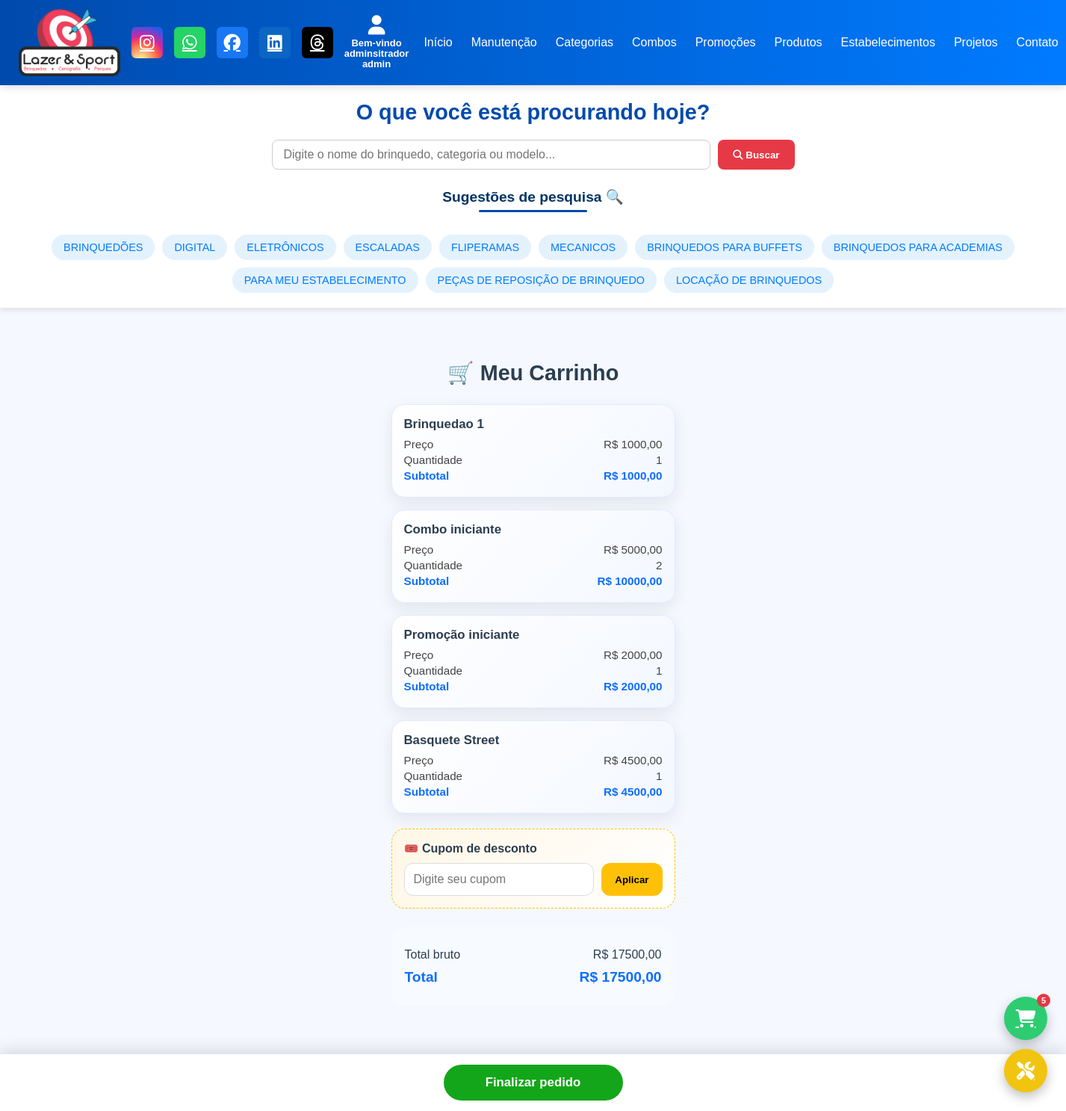
/carrinho/ (signed in), run on an earlier commit of the app's database.
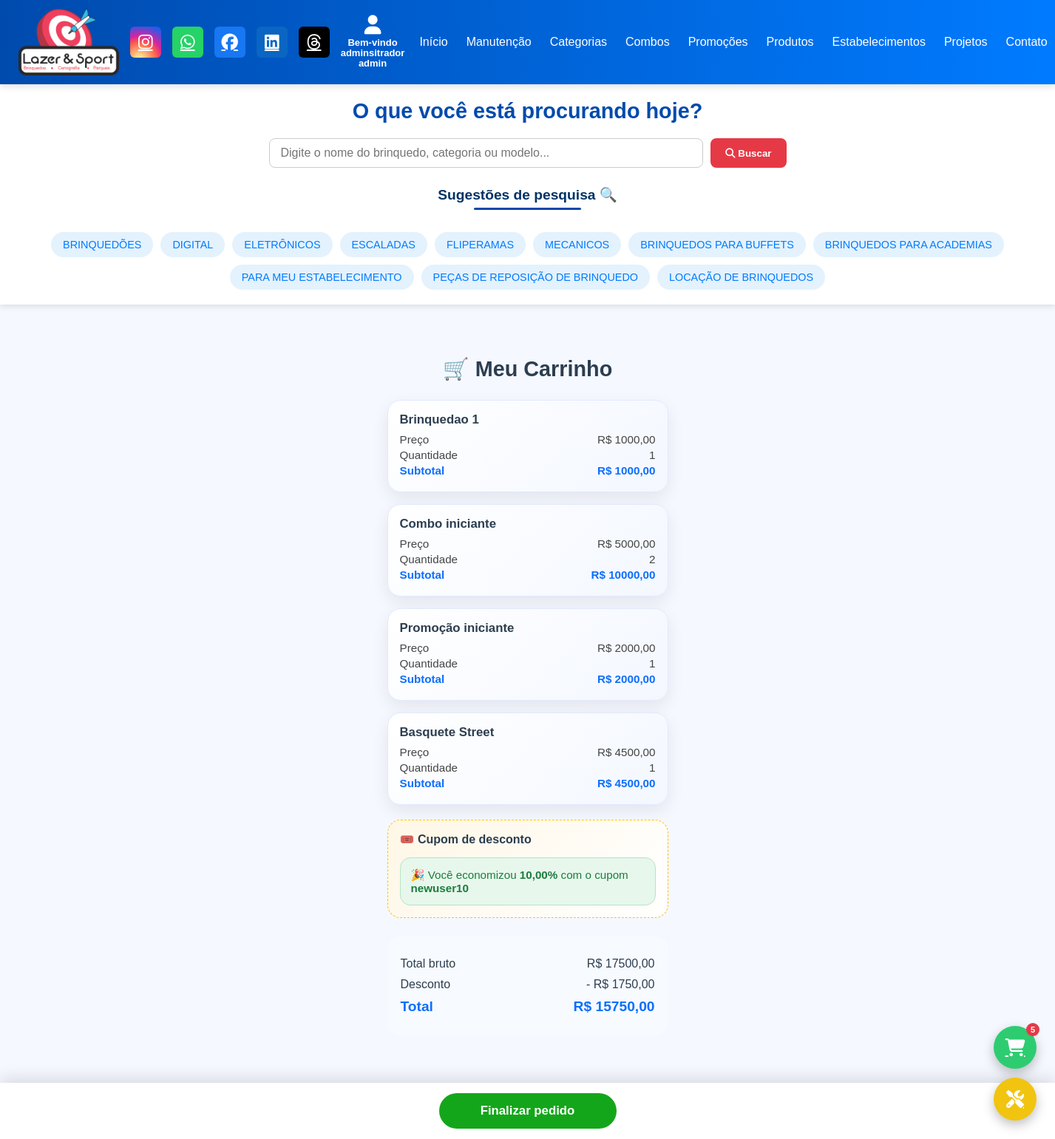
And on a later commit of the database.
### core/models.py (models this page shows, shortened)
class Prime(models.Model):
    ativo = models.BooleanField(default=True)
    criacao = models.DateTimeField(auto_now_add=True, null=True)
    atualizado = models.DateTimeField(auto_now=True, null=True)
    class Meta:
        abstract = True

class Carrinho(Prime):
    cliente = models.ForeignKey(
        ClientePerfil,
        on_delete=models.CASCADE,
        related_name='carrinhos',
        null=True
    )
    cupom = models.ForeignKey(
        Cupom,
        on_delete=models.SET_NULL,
        null=True,
        blank=True,
        related_name='carrinhos'
    )
    @property
    def total_bruto(self):
        return round(sum(item.subtotal for item in self.itens.all()), 2)
    @property
    def valor_desconto(self):
        if not self.cupom:
            return Decimal('0.00')
        percentual = self.cupom.desconto_percentual  # ex: Decimal('10.00')
        desconto = (self.total_bruto * percentual) / Decimal('100')
        return desconto.quantize(Decimal('0.01'))
    @property
    def total_liquido(self):
        return (self.total_bruto - self.valor_desconto).quantize(Decimal('0.01'))

class ItemCarrinho(Prime):
    carrinho = models.ForeignKey(
        Carrinho,
        on_delete=models.CASCADE,
        related_name='itens'
    )
    content_type = models.ForeignKey(ContentType, on_delete=models.CASCADE)
    object_id = models.PositiveIntegerField()
    item = GenericForeignKey('content_type', 'object_id')
    quantidade = models.PositiveIntegerField(default=1)
    @property
    def preco_unitario(self):
        if hasattr(self.item, 'valor_brinquedo'):
            return self.item.valor_brinquedo
        if hasattr(self.item, 'valor_combo'):
            return self.item.valor_combo
        if hasattr(self.item, 'preco_promocao'):
            return self.item.preco_promocao
        return 0
    @property
    def subtotal(self):
        return round(self.preco_unitario * self.quantidade, 2)

class Brinquedos(Prime):
    nome_brinquedo = models.CharField(max_length=150)
    imagem_brinquedo = models.ImageField(upload_to='imagens_brinquedos', blank=True, null=True)
    descricao = models.CharField(max_length=999)
    valor_brinquedo = models.DecimalField(max_digits=10, decimal_places=2, null=True, blank=True)
    avaliacao = models.DecimalField(decimal_places=2, max_digits=6)
    categorias_brinquedos = models.ManyToManyField(
        CategoriasBrinquedos,
        related_name='brinquedos'
    )
    tags = models.ManyToManyField(
        TagsBrinquedos,
        related_name='brinquedos_tags'
    )
    estabelecimentos = models.ManyToManyField(
        Estabelecimentos,
        related_name='brinquedos',
        blank=True
    )
    voltz = models.CharField(max_length=10)
    altura_m = models.DecimalField(max_digits=6, decimal_places=2, blank=True, null=True)
    largura_m = models.DecimalField(max_digits=6, decimal_places=2, blank=True, null=True)
    profundidade_m = models.DecimalField(max_digits=6, decimal_places=2, blank=True, null=True)
    def __str__(self):
        return self.nome_brinquedo
    class Meta:
        verbose_name = "Brinquedo"
        verbose_name_plural = "Brinquedos"

class Combos(Prime):
    descricao = models.CharField(max_length=90)
    imagem_combo = models.ImageField(upload_to='combos/', null=True)
    brinquedos = models.ManyToManyField(
        Brinquedos,
        related_name='combos'
    )
    valor_combo = models.DecimalField(decimal_places=2, max_digits=10)
    def __str__(self):
        return self.descricao
    class Meta:
        verbose_name = "Combo"
        verbose_name_plural = "Combos"

class Cupom(Prime):
    codigo = models.CharField(max_length=12)
    desconto_percentual = models.DecimalField(decimal_places=2, max_digits=10)
    class Meta:
        verbose_name = "Cupom de Desconto"
        verbose_name_plural = "Cupons de Desconto"

### core/views.py (the view)
@login_required
def carrinho_view(request):
    if not hasattr(request.user, 'perfil'):
        return redirect('home')
    cliente = request.user.perfil
    carrinho, _ = Carrinho.objects.get_or_create(cliente=cliente)
    itens = carrinho.itens.select_related('content_type')
    context = {
        'carrinho': carrinho,
        'itens': itens,
    }
    return render(request, 'carrinho.html', context)

### core/context_processors.py (called while the page is built)
def categorias_globais(request):
    return {
        "categorias_header": CategoriasBrinquedos.objects.all().order_by("nome_categoria")
    }

def estabelecimentos_globais(request):
    return {
        "estabelecimentos_globais": Estabelecimentos.objects.all()
    }

def manutencao_notificacao(request):
    if not request.user.is_authenticated:
        return {}
    cliente = request.user.perfil
    manutencoes = Manutencao.objects.filter(usuario=cliente)
    pendentes = manutencoes.filter(status='P').count()
    em_andamento = manutencoes.filter(status='A').count()
    return {
        'manutencao_pendente': pendentes,
        'manutencao_andamento': em_andamento,
        'tem_manutencao': (pendentes + em_andamento) > 0
    }

### core/models.py (called while the page is built)
    def __str__(self):
        return self.descricao

### core/templates/carrinho.html (shortened to what this page needs)
{% extends "base.html" %}
{% block content %}
<div class="carrinho-container" id="car">
<h1 class="carrinho-titulo">🛒 Meu Carrinho</h1>
{% if not itens %}
    <div class="carrinho-vazio">
        😕 Seu carrinho está vazio
    </div>
{% else %}
    {% for item in itens %}
        <div class="item-card" >
            <div class="item-nome">{{ item.item }}</div>
            <div class="item-linha">
                <span>Preço</span>
                <span>R$ {{ item.preco_unitario|floatformat:2 }}</span>
            </div>
            <div class="item-linha">
                <span>Quantidade</span>
                <span>{{ item.quantidade }}</span>
            </div>
            <div class="item-linha item-subtotal">
                <span>Subtotal</span>
                <span>R$ {{ item.subtotal|floatformat:2 }}</span>
            </div>
        </div>
    {% endfor %}
    <div class="cupom-box">
        <strong>🎟️ Cupom de desconto</strong>
        {% if carrinho.cupom %}
            <div class="cupom-aplicado">
                🎉 Você economizou
                <strong>{{ carrinho.cupom.desconto_percentual }}%</strong>
                com o cupom
                <strong>{{ carrinho.cupom.codigo }}</strong>
            </div>
        {% else %}
            <div class="cupom-input">
                <input type="text" id="cupomCodigo" placeholder="Digite seu cupom">
                <button onclick="aplicarCupom()">Aplicar</button>
            </div>
        {% endif %}
    </div>
    <div class="resumo-box">
        <div class="resumo-linha">
            <span>Total bruto</span>
            <span>R$ {{ carrinho.total_bruto|floatformat:2 }}</span>
        </div>
        {% if carrinho.cupom %}
        <div class="resumo-linha">
            <span>Desconto</span>
            <span>- R$ {{ carrinho.valor_desconto|floatformat:2 }}</span>
        </div>
        {% endif %}
        <div class="resumo-linha resumo-total">
            <span>Total</span>
            <span>R$ {{ carrinho.total_liquido|floatformat:2 }}</span>
        </div>
    </div>
{% endif %}
</div>
{% if itens %}
<div class="finalizar-box">
    <a href="#" class="btn-finalizar">Finalizar pedido</a>
</div>
{% endif %}
{% endblock %}

What changed in the data, as far as the page shows it:
changed Carrinho: cupom_id empty → 6 (drawn); cupom.desconto_percentual (not shown) → "10,00"; cupom.codigo (not shown) → "newuser10"; valor_desconto (not shown) → "1750,00"; total_liquido "17500,00" → "15750,00"
Also different on the page:
text no longer shown: "Aplicar"
text now shown: "🎉 Você economizou % com o cupom Desconto - R$"
